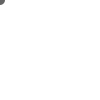
Frame 1 (no input)
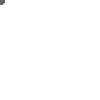
Frame 60 (the mouse pressed at the canvas centre just before this capture)
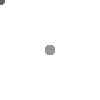
Frame 120 (the mouse held since frame 60 and released just before this capture)

The Processing sketch that drew these frames (run headless with seeded random() and noise(); from frame 60 on, the mouse is pressed at the canvas centre):

// Processing sketch: A2_1
// ── A2_1.pde
/*
A2_1
Laurel O'Brien
laureljobrien@gmail.com
09/21/15
Create a drawing program where the 'brush' changes colour 
depending on the position in the window.
*/

//initialize integer variables for changing rgb values
int red;
int green;
int blue;

void setup() {
  background(255); //white background
}

void draw () {  
  //add mouse position to 100 to make greyish rgb values
  red = mouseX + 100; //red and green based on x position: x axis controls yellow
  green = mouseX + 100;
  blue = mouseY + 100; //blue based on y position: y axis controls blue
  
  noStroke(); //solid fill only
  fill(red, green, blue);
  ellipse(mouseX, mouseY, 10, 10); //ellipse origin always beneath mouse pointer
}
